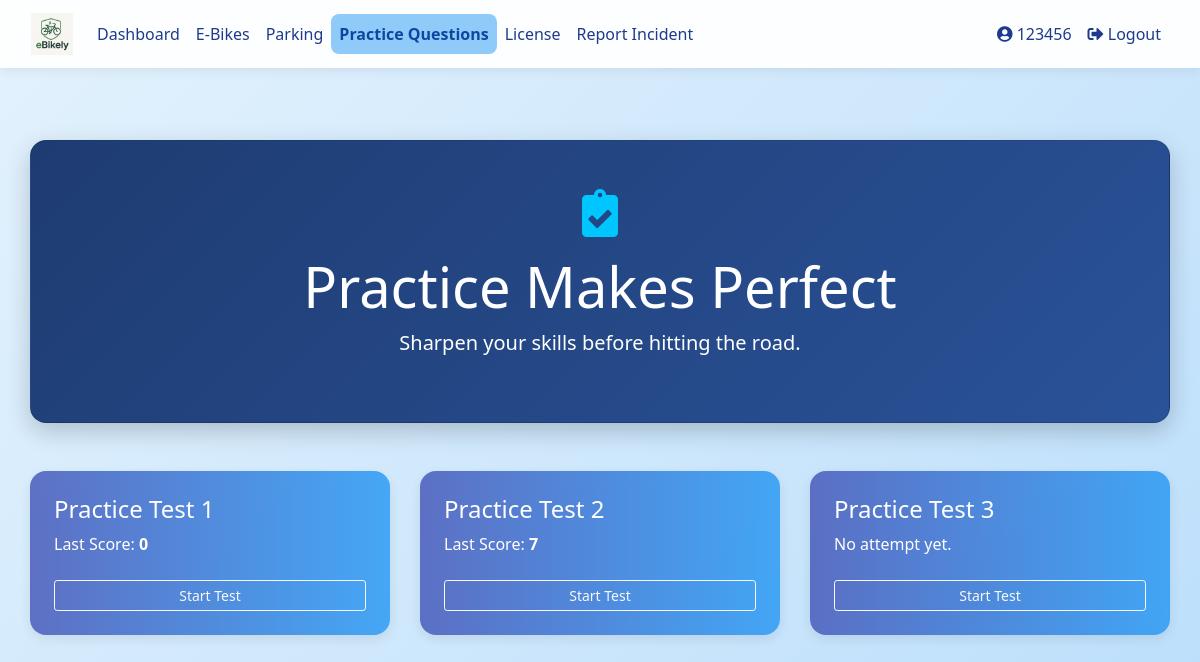
Before: /practice (signed in) with the older database file.
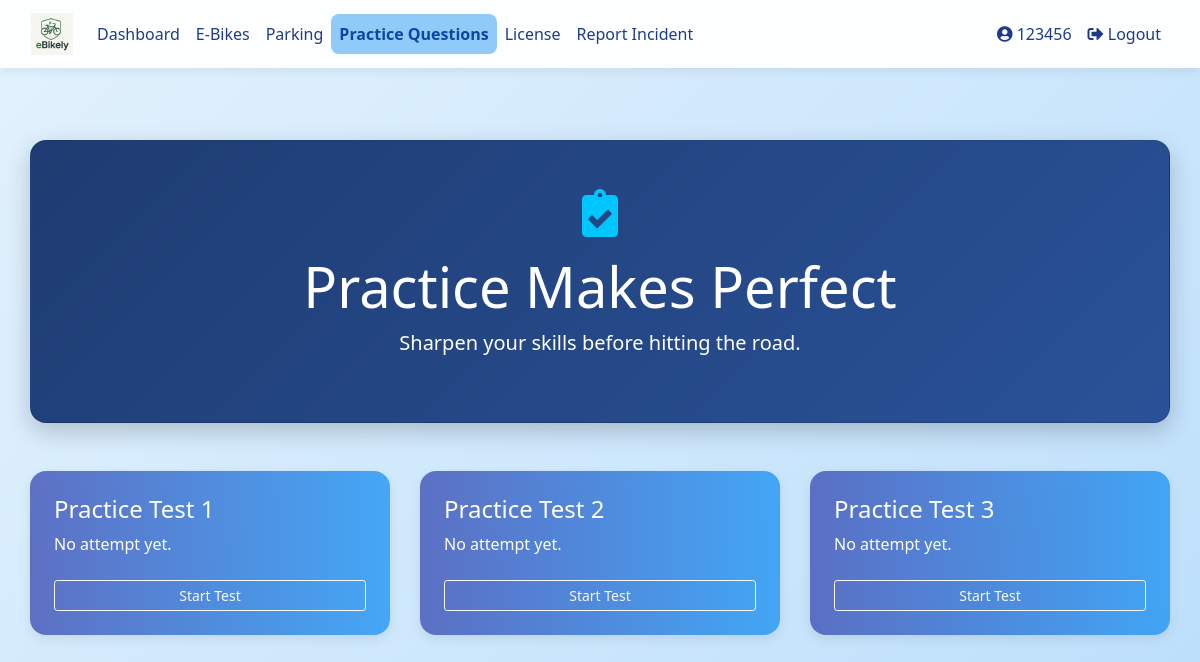
After: the same page with the newer database file.
### database_setup.py (models this page shows)
class PracticeTest(Base):
    __tablename__ = 'practice_tests'
    id = Column(Integer, primary_key=True)
    name = Column(String(100), nullable=False)
    user_id = Column(Integer, ForeignKey('users.id'))  # <-- This line fixes the problem
    user = relationship('User', back_populates='practice_tests')  # <-- Define this side of the relationship
    questions = relationship('PracticeQuestion', back_populates='test', cascade="all, delete-orphan")

class PracticeAttempt(Base):
    __tablename__ = 'practice_attempts'
    id = Column(Integer, primary_key=True)
    user_id = Column(Integer, ForeignKey('users.id'), nullable=False)
    test_id = Column(Integer, ForeignKey('practice_tests.id'), nullable=False)
    score = Column(Integer, nullable=False)
    attempt_date = Column(DateTime, default=datetime.utcnow)
    user = relationship('User', back_populates='practice_attempts')

### app.py (the view)
@app.route('/practice', methods=['GET'])
@login_required
def practice_selection():
    if current_user.role == 'teacher':
        return redirect(url_for('admin_practice_quizzes'))
    session = SessionLocal()
    user = session.query(User).filter_by(id=current_user.id).first()
    tests = session.query(PracticeTest).all()
    attempts = {attempt.test_id: attempt for attempt in user.practice_attempts}
    session.close()
    return render_template('practice_selection.html', tests=tests, attempts=attempts)

### app.py (called while the page is built)
@login_manager.user_loader
def load_user(user_id):
    session = SessionLocal()
    user = session.query(User).get(int(user_id))
    session.close()
    return user

### templates/practice_selection.html (shortened to what this page needs)
{% extends "base.html" %}
{% block content %}
<div class="container dashboard-container fade-in py-5">
    <div class="hero-section card text-white text-center mb-5 p-5">
        <i class="fas fa-clipboard-check dashboard-icon mb-3"></i>
        <h1 class="display-4">Practice Makes Perfect</h1>
        <p class="lead">Sharpen your skills before hitting the road.</p>
    </div>
    <div class="row justify-content-center slide-up-delay">
        {% for test in tests %}
        <div class="col-md-6 col-lg-4 mb-4">
            <div class="feature-card card text-white p-4 h-100">
                <h4 class="mb-2">{{ test.name }}</h4>
                {% if test.id in attempts %}
                    <p>Last Score: <strong>{{ attempts[test.id].score }}</strong></p>
                {% else %}
                    <p>No attempt yet.</p>
                {% endif %}
                <a href="{{ url_for('practice_quiz', test_id=test.id) }}" class="btn btn-outline-light btn-sm mt-2">Start Test</a>
            </div>
        </div>
        {% endfor %}
    </div>
</div>
<link rel="stylesheet" href="https://cdnjs.cloudflare.com/ajax/libs/font-awesome/5.15.4/css/all.min.css">
{% endblock %}

Changed rows visible on the page:
removed PracticeAttempt: score "0"
removed PracticeAttempt: score "7"
computed for PracticeTest "Practice Test 1": text "Last Score:" → "No attempt yet."
computed for PracticeTest "Practice Test 2": text "Last Score:" → "No attempt yet."
